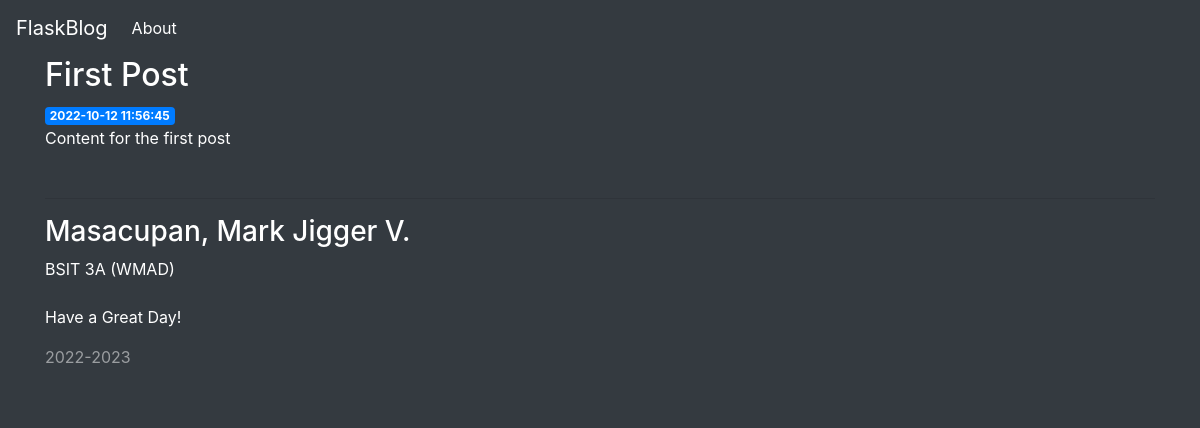
/1, run on an earlier commit of the app's database.
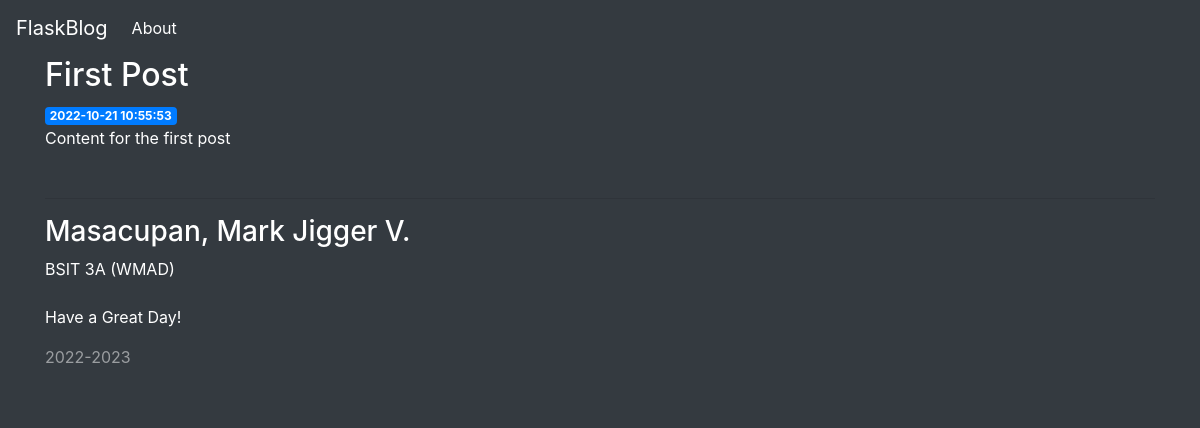
And on a later commit of the database.
### tables this page shows
CREATE TABLE posts (
    id INTEGER PRIMARY KEY AUTOINCREMENT,
    created TIMESTAMP NOT NULL DEFAULT CURRENT_TIMESTAMP,
    title TEXT NOT NULL,
    content TEXT NOT NULL
);

### app.py (the view)
@app.route('/<int:post_id>')
def post(post_id):
    post = get_post(post_id)
    return render_template('post.html', post=post)

### app.py (called while the page is built)
def get_db_connection():
    conn = sqlite3.connect('database.db')
    conn.row_factory = sqlite3.Row
    print("Test")
    return conn

def get_post(post_id):
    conn = get_db_connection()
    post = conn.execute('SELECT * FROM posts WHERE id = ?',
                        (post_id,)).fetchone()
    conn.close()
    if post is None:
        abort(404)
    return post

### templates/post.html
{% extends 'base.html' %}
{% block content %}
    <h2>{% block title %} {{ post['title'] }} {% endblock %}</h2>
    <span class="badge badge-primary">{{ post['created'] }}</span>
    <p>{{ post['content'] }}</p>
{% endblock %}

What changed in the data, as far as the page shows it:
changed posts "First Post": created "2022-10-12 11:56:45" → "2022-10-21 10:55:53"
